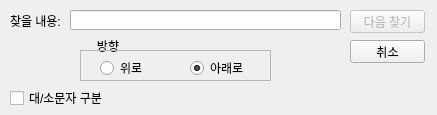
<?xml version="1.0" encoding="UTF-8"?>
<ui version="4.0">
 <class>Dialog</class>
 <widget class="QDialog" name="Dialog">
  <property name="geometry">
   <rect>
    <x>0</x>
    <y>0</y>
    <width>437</width>
    <height>115</height>
   </rect>
  </property>
  <property name="windowTitle">
   <string>찾기</string>
  </property>
  <widget class="QLabel" name="labelfindstr">
   <property name="geometry">
    <rect>
     <x>10</x>
     <y>10</y>
     <width>56</width>
     <height>21</height>
    </rect>
   </property>
   <property name="text">
    <string>찾을 내용:</string>
   </property>
  </widget>
  <widget class="QLineEdit" name="lineEdit">
   <property name="geometry">
    <rect>
     <x>70</x>
     <y>10</y>
     <width>271</width>
     <height>20</height>
    </rect>
   </property>
  </widget>
  <widget class="QPushButton" name="pushButtonfindnext">
   <property name="enabled">
    <bool>false</bool>
   </property>
   <property name="geometry">
    <rect>
     <x>350</x>
     <y>10</y>
     <width>75</width>
     <height>23</height>
    </rect>
   </property>
   <property name="text">
    <string>다음 찾기</string>
   </property>
  </widget>
  <widget class="QPushButton" name="pushButtoncancel">
   <property name="geometry">
    <rect>
     <x>350</x>
     <y>40</y>
     <width>75</width>
     <height>23</height>
    </rect>
   </property>
   <property name="text">
    <string>취소</string>
   </property>
  </widget>
  <widget class="QLabel" name="labelvector">
   <property name="geometry">
    <rect>
     <x>80</x>
     <y>40</y>
     <width>56</width>
     <height>12</height>
    </rect>
   </property>
   <property name="autoFillBackground">
    <bool>true</bool>
   </property>
   <property name="text">
    <string>방향</string>
   </property>
   <property name="alignment">
    <set>Qt::AlignCenter</set>
   </property>
  </widget>
  <widget class="QFrame" name="frame">
   <property name="geometry">
    <rect>
     <x>80</x>
     <y>50</y>
     <width>191</width>
     <height>31</height>
    </rect>
   </property>
   <property name="frameShape">
    <enum>QFrame::StyledPanel</enum>
   </property>
   <property name="frameShadow">
    <enum>QFrame::Raised</enum>
   </property>
   <widget class="QRadioButton" name="radioButtonUp">
    <property name="geometry">
     <rect>
      <x>20</x>
      <y>10</y>
      <width>61</width>
      <height>16</height>
     </rect>
    </property>
    <property name="text">
     <string>위로</string>
    </property>
   </widget>
   <widget class="QRadioButton" name="radioButtonDown">
    <property name="geometry">
     <rect>
      <x>110</x>
      <y>10</y>
      <width>90</width>
      <height>16</height>
     </rect>
    </property>
    <property name="text">
     <string>아래로</string>
    </property>
    <property name="checked">
     <bool>true</bool>
    </property>
   </widget>
  </widget>
  <widget class="QCheckBox" name="checkBoxignorecase">
   <property name="geometry">
    <rect>
     <x>10</x>
     <y>90</y>
     <width>111</width>
     <height>16</height>
    </rect>
   </property>
   <property name="text">
    <string>대/소문자 구분</string>
   </property>
  </widget>
 </widget>
 <resources/>
 <connections/>
</ui>
